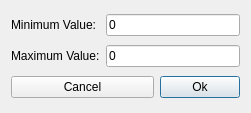
<ui version="4.0" >
 <class>RemapVoxels</class>
 <widget class="QDialog" name="RemapVoxels" >
  <property name="geometry" >
   <rect>
    <x>0</x>
    <y>0</y>
    <width>251</width>
    <height>113</height>
   </rect>
  </property>
  <property name="windowTitle" >
   <string>Re-map Voxels</string>
  </property>
  <layout class="QGridLayout" >
   <item row="0" column="0" >
    <widget class="QLabel" name="_minValueLabel" >
     <property name="text" >
      <string>Minimum Value:</string>
     </property>
     <property name="wordWrap" >
      <bool>false</bool>
     </property>
    </widget>
   </item>
   <item row="1" column="0" >
    <widget class="QLabel" name="_maxValueLabel" >
     <property name="text" >
      <string>Maximum Value:</string>
     </property>
     <property name="wordWrap" >
      <bool>false</bool>
     </property>
    </widget>
   </item>
   <item row="0" column="1" colspan="2" >
    <widget class="QLineEdit" name="_minValue" >
     <property name="text" >
      <string>0</string>
     </property>
     <property name="readOnly" >
      <bool>false</bool>
     </property>
    </widget>
   </item>
   <item row="1" column="1" colspan="2" >
    <widget class="QLineEdit" name="_maxValue" >
     <property name="text" >
      <string>0</string>
     </property>
     <property name="readOnly" >
      <bool>false</bool>
     </property>
    </widget>
   </item>
   <item row="2" column="2" >
    <widget class="QPushButton" name="_ok" >
     <property name="text" >
      <string>Ok</string>
     </property>
    </widget>
   </item>
   <item row="2" column="0" colspan="2" >
    <widget class="QPushButton" name="_cancel" >
     <property name="text" >
      <string>Cancel</string>
     </property>
    </widget>
   </item>
  </layout>
 </widget>
 <layoutdefault spacing="6" margin="11" />
 <pixmapfunction>qPixmapFromMimeSource</pixmapfunction>
 <resources/>
 <connections>
  <connection>
   <sender>_cancel</sender>
   <signal>clicked()</signal>
   <receiver>RemapVoxels</receiver>
   <slot>reject()</slot>
   <hints>
    <hint type="sourcelabel" >
     <x>20</x>
     <y>20</y>
    </hint>
    <hint type="destinationlabel" >
     <x>20</x>
     <y>20</y>
    </hint>
   </hints>
  </connection>
 </connections>
</ui>
